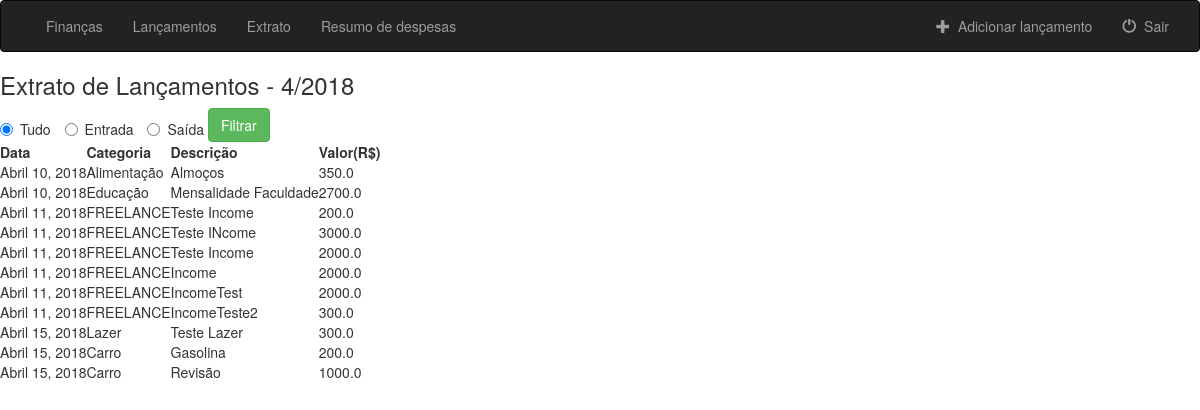
Page /finances/entries_statement/ (signed in) on the committed database.
### finances/models.py (models this page shows, shortened)
class Entry(models.Model):
    agent = models.ForeignKey(User, on_delete=models.CASCADE)
    category = models.ForeignKey(Category, on_delete=models.CASCADE)
    description = models.CharField(max_length=100)
    amount = models.FloatField()
    entry_date = models.DateField(default=timezone.now)
    objects = EntryManager()

class Category(models.Model):
    INCOME = 'IN'
    EXPENSE = 'EX'
    ENTRY_TYPE_CHOICES = (
        (INCOME, 'INCOME'),
        (EXPENSE, 'EXPENSE'),
    )
    entries_type = models.CharField(
        max_length=2,
        choices=ENTRY_TYPE_CHOICES,
        default= EXPENSE,
    )
    description = models.CharField(max_length=100)

### finances/views.py (the view)
# urls.py: path('entries_statement/', views.EntriesStatement.as_view(), name='entries_statement'),
class EntriesStatement(LoginRequiredMixin, View):
    template_name = 'finances/entries_statement.html'
    login_url = "finances:login_user"
    def get(self, request):
        return get_list_entries(request, None, self.template_name)

### finances/models.py (called while the page is built)
    def get_entries(self, user, month, year, limit, entry_type):
        try:
            return self.order_by('entry_date').filter(
                agent=user, category__in=Category.objects.filter(entries_type__in=entry_type),
                entry_date__month=month, entry_date__year=year
                )[:limit]
        except ObjectDoesNotExist:
            return None

    def get_incomes(self, user, month, year, limit):
        return self.get_entries(user, month, year, limit, [('IN')])

    def get_expenses(self, user, month, year, limit):
        return self.get_entries(user, month, year, limit, [('EX')])

    def get_all_entries(self, user, month, year, limit):
        return self.get_entries(user, month, year, limit, [('IN'), ('EX')])

    def get_entries_amount(self, user, entries):
        return entries.aggregate(Sum('amount'))

    def get_amount_expenses_by_category(self, user, month, year, limit):
        expenses = self.get_expenses(user, month, year, limit)
        return expenses.order_by('category__description').values('category__description').annotate(Sum('amount'))

    def get_expenses_by_category(self, user, month, year, limit):
        expenses = self.get_expenses(user, month, year, limit).values('category__description', 'description', 'amount', 'entry_date')
        return expenses.order_by('category__description', 'entry_date')

### finances/views.py (called while the page is built)
def get_months():
    months = []
    for i in range(1,13):
        months.append((i, calendar.month_name[i]))
    return months

def get_years(current_year, limit):
    years = []
    for i in range(current_year - limit, current_year + limit):
        years.append(i)
    return years

def get_list_expenses_by_category(request, limit, month, year):
    expenses =  Entry.objects.get_expenses_by_category(request.user, month, year, None)
    expenses_by_category = {}
    for result in expenses:
        key = result['category__description']
        if result['category__description'] in expenses_by_category:
            expenses_by_category[result['category__description']].append([
            result['entry_date'],
            result['description'],
            result['amount']
            ])
        else:
            expenses_by_category.setdefault(key, [])
            expenses_by_category[key].append([
            result['entry_date'],
            result['description'],
            result['amount']
            ])
    return expenses_by_category

### finances/templates/finances/entries_statement.html (shortened to what this page needs)
{% extends 'finances/base.html' %}
{% block body %}
<h3>Extrato de Lançamentos - {{current_month}}/{{current_year}}</h3>
<form class="form-horizontal" role="form" action="{% url 'finances:entries_statement'%}" method="get" enctype="multipart/form-data">
    <label class="radio-inline">
        <input type="radio" name="entry_type" value="all" checked="checked">Tudo
    </label>
    <label class="radio-inline"><input type="radio" name="entry_type" value="income">Entrada</label>
    <label class="radio-inline"><input type="radio" name="entry_type" value="expense">Saída</label>
    <button type="submit" class="btn btn-success">Filtrar</button>
</form>
<table>
    <tr>
        <th>Data</th>
        <th>Categoria</th>
        <th>Descrição</th>
        <th>Valor(R$)</th>
    </tr>
    {% if entry_type == 'income' %}
        {% for entry in incomes %}
            <tr>
                <td>{{entry.entry_date}}</td>
                <td>{{entry.category.description}}</td>
                <td>{{entry.description}}</td>
                <td>{{entry.amount}}</td>
            </tr>
        {% endfor %}
    {% else %}
        {% for entry in all_entries %}
            <tr>
                <td>{{entry.entry_date}}</td>
                <td>{{entry.category.description}}</td>
                <td>{{entry.description}}</td>
                <td>{{entry.amount}}</td>
            </tr>
        {% endfor %}
    {% endif %}
</table>
{% endblock %}

### rows in the picture
Entry: entry_date "Abril 10, 2018", category.description "Alimentação", description "Almoços", amount "350.0"
Entry: entry_date "Abril 10, 2018", category.description "Educação", description "Mensalidade Faculdade", amount "2700.0"
Entry: entry_date "Abril 11, 2018", category.description "FREELANCE", description "Teste Income", amount "200.0"
Entry: entry_date "Abril 11, 2018", category.description "FREELANCE", description "Teste INcome", amount "3000.0"
Entry: entry_date "Abril 11, 2018", category.description "FREELANCE", description "Teste Income", amount "2000.0"
Entry: entry_date "Abril 11, 2018", category.description "FREELANCE", description "Income", amount "2000.0"
Entry: entry_date "Abril 11, 2018", category.description "FREELANCE", description "IncomeTest", amount "2000.0"
Entry: entry_date "Abril 11, 2018", category.description "FREELANCE", description "IncomeTeste2", amount "300.0"
Entry: entry_date "Abril 15, 2018", category.description "Lazer", description "Teste Lazer", amount "300.0"
Entry: entry_date "Abril 15, 2018", category.description "Carro", description "Gasolina", amount "200.0"
Entry: entry_date "Abril 15, 2018", category.description "Carro", description "Revisão", amount "1000.0"

### other values in the picture
{{ current_month }} "4"
{{ current_year }} "2018"
